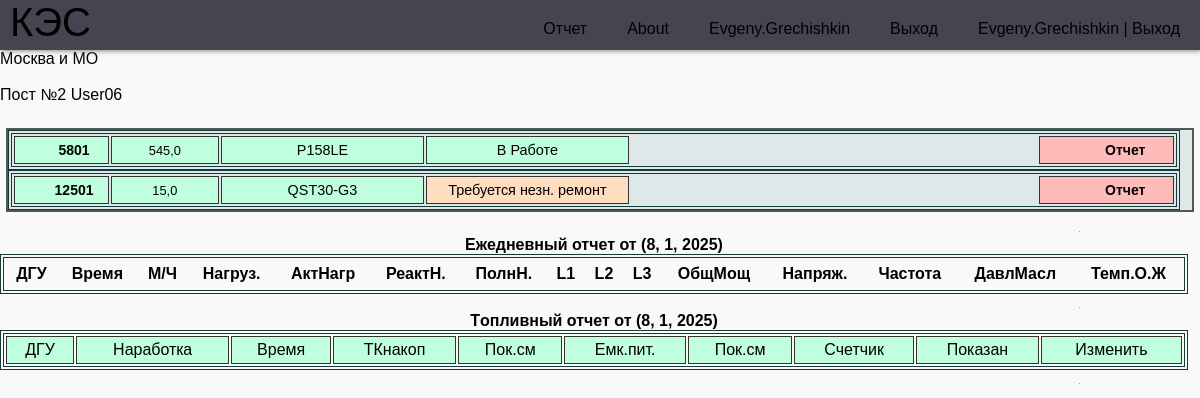
Page /area/5/ (signed in) on the committed database.
### report/models.py (models this page shows, shortened)
class ObjectKES(models.Model):
    name = models.CharField(max_length=30)
    manager = models.ForeignKey(get_user_model(),
                               on_delete=models.SET_NULL,
                               related_name='manager_obj',
                               null=True, default=None)
    public = models.BooleanField(default=False)
    class Meta:
        verbose_name = 'Объект'
        verbose_name_plural = 'Объект'

class Location(models.Model):
    name = models.CharField(max_length=30)
    object_kes = models.ForeignKey(ObjectKES, on_delete=models.SET_NULL, null=True)
    operator = models.ForeignKey(get_user_model(),
                               on_delete=models.SET_NULL,
                               related_name='operator_area',
                               null=True, default=None)
    address = models.CharField(max_length=250, blank=True)
    class Meta:
        verbose_name = 'Участок'
        verbose_name_plural = 'Участок'

class CreateDGU(models.Model):
    name = models.CharField(max_length=30, verbose_name="Номер Дгу")
    hours = models.FloatField(null=True, default=0, verbose_name='МотоЧасы')
    maker_dvs = models.ForeignKey(Maker, on_delete=models.SET_NULL, null=True, blank=True, verbose_name="Производитель")
    long_name = models.CharField(max_length=30, null=True, blank=True, verbose_name="Название Дгу")
    post_name = models.ForeignKey(Post, on_delete=models.SET_NULL, null=True, blank=True, verbose_name="Название поста")
    dvs = models.ForeignKey(DVS, on_delete=models.SET_NULL, null=True, blank=True, verbose_name="ДВС")
    alternator = models.ForeignKey(Alternator, on_delete=models.SET_NULL, null=True, blank=True, verbose_name="Генератор")
    location = models.ForeignKey(Location, on_delete=models.SET_NULL, null=True, blank=True, verbose_name="Обьект")
    work = models.BooleanField(default=False, verbose_name='в Работе')
    status = models.ForeignKey(Status, on_delete=models.SET_NULL, null=True, verbose_name="Состояние")
    emkost_nak = models.ForeignKey(TK, on_delete=models.SET_NULL, default=1,
                                   null=True, blank=True, verbose_name="Номер накопительной емкости")
    emkost_pit = models.ForeignKey(Emkost, on_delete=models.SET_NULL, default=1,
                                   null=True, blank=True, verbose_name="Номер питательной емкости")
    pump_meter = models.ForeignKey(Pump_meter, on_delete=models.SET_NULL, default=1,
                                   null=True, blank=True, verbose_name="Счетчик насоса")
    mercury = models.ForeignKey(Mercury, on_delete=models.SET_NULL, null=True, blank=True, default=1,
                                verbose_name="Счетчик меркурий")
    paralel = models.BooleanField(default=False, verbose_name='Паралель')
    koguch = models.BooleanField(default=False, verbose_name='Кожухное Исполнение')
    weight = models.PositiveIntegerField(null=True, blank=True, default=0, verbose_name='Вес кг')
    lsh = models.CharField(max_length=100, null=True, blank=True, verbose_name="Длинна * Ширина * Высота ")
    title = models.CharField(max_length=250, blank=True, verbose_name='Описание  проблем')
    data_to = models.DateField(blank=True, null=True,  verbose_name='Дата последнего ТО')
    motochas_to = models.PositiveIntegerField(null=True, blank=True,  verbose_name='Моточасы последнего ТО')
    interval_to = models.PositiveIntegerField(null=True, blank=True, default=300, verbose_name='Межсервисный интервал')
    nagruzka = models.BooleanField(default=True, verbose_name='Нагрузка')
    active = models.BooleanField(default=True, verbose_name='Активная Нагрузка')
    reactive = models.BooleanField(default=True, verbose_name='Реактивная Нагрузка')
    full_load = models.BooleanField(default=True, verbose_name='Полная Нагрузка')
    l1 = models.BooleanField(default=True, verbose_name='L1')
    l2 = models.BooleanField(default=True, verbose_name='L2')
    l3 = models.BooleanField(default=True, verbose_name='L3')
    total_power = models.BooleanField(default=True, verbose_name='Общая мощность')
    voltage = models.BooleanField(default=True, verbose_name='Напряжение')
    frequency = models.BooleanField(default=True, verbose_name='Частота')
    dmasla = models.BooleanField(default=True, verbose_name='Давление масла')
    tog = models.BooleanField(default=True, verbose_name='Темп. Охл. Жидкости')
    akb = models.BooleanField(default=True, verbose_name='АКБ')
    primechanie = models.BooleanField(default=True, verbose_name='Примечания')
    tk_nak = models.BooleanField(default=True, verbose_name='ТК')
    emk_pit = models.BooleanField(default=True, verbose_name='Емкость питательная')
    pump_m = models.BooleanField(default=True, verbose_name='Счетчик Насоса')
    mrc = models.BooleanField(default=False, verbose_name='Меркурий')
    class Meta:
        verbose_name = 'ДГУ'
        verbose_name_plural = 'ДГУ'

class DVS(models.Model):
    model_dvs = models.ForeignKey(DVSmodel, on_delete=models.SET_NULL, blank=True, null=True, verbose_name="ДВС")
    sn = models.CharField(max_length=70, blank=True, verbose_name='Серейный номер')
    engine_hours = models.FloatField(default=0, null=True, verbose_name="Моточасы")
    title = models.CharField(max_length=250, blank=True, verbose_name='Описание')
    class Meta:
        verbose_name = 'ДВС'
        verbose_name_plural = 'ДВС'

class DVSmodel(models.Model):
    model_dvs = models.CharField(blank=True, max_length=30, verbose_name='Модель ДВС')
    maker_dvs = models.ForeignKey(Maker, on_delete=models.SET_NULL, null=True, verbose_name="Производитель")
    power = models.IntegerField(blank=True, verbose_name="Мощьность ДВС")
    cylinders = models.IntegerField(blank=True, verbose_name="Количество цилиндров")
    volume = models.DecimalField(blank=True, null=True, max_digits=5, decimal_places=2,  verbose_name="Объем ДВС")
    weight = models.PositiveIntegerField(null=True, blank=True, default=0, verbose_name='Вес кг')
    title = models.CharField(max_length=250, blank=True, verbose_name='Описание')
    class Meta:
        verbose_name = 'Модель ДВС'
        verbose_name_plural = 'Модель ДВС'

### report/views.py (the view)
# urls.py: path("area/<int:id>/", area, name='area'),
@login_required
def area(request, id):
    y, m, d = (int(i) for i in date.today().isoformat().split("-"))
    dgus = CreateDGU.objects.filter(location=id)
    location = Location.objects.get(id=id)
    object_kes = Location.objects.get(id=id).object_kes.name
    report = ReportDGU.objects.filter(time_create__date=date(y, m, d), dgu__location__id=id)
    rpt = set(i.dgu.name for i in report)
    return render(request, "area.html",
                  {'dgus': dgus, 'location': location, 'object_kes': object_kes,
                   'report': report, 'rpt': rpt, 'dmy': (d, m, y)})

### report/templates/area.html (shortened to what this page needs)
{% extends 'base.html' %}
{% load static %}
{% block css %}
    <link rel="stylesheet" href="{% static 'style/style.css' %}">
    <link rel="stylesheet" href="{% static 'style/style_area.css' %}">
{% endblock css %}
{% block content %}
<main>
    <p>{{ object_kes }}</p> <br>
    <p>{{ location.name }} {{ location.operator }}</p> <br>
        <div class="blok_1  inline">
            {% for dgu in dgus %}
                <table>
                    <tr>
                        {% if dgu.status.id == 2 %}
                            <td class="st1 dgu_status_avar"><a href="{% url 'dgu' dgu.id %}" >{{dgu.name}}</a></td>
                            <td class="st5 dgu_status_avar">{{dgu.dvs.engine_hours}}</td>
                            <td class="st2 dgu_status_avar">{{dgu.dvs.model_dvs.model_dvs}}</td>
                            <td class="st3 dgu_status_avar">Аварийная остановка</td>
                            <td class="st6 dgu_status_avar">{{dgu.title}}</td>
                            <td class="st4 dgu_status_avar"><a href="../../create_report/{{dgu.id}}">Ремонт</a></td>
                        {% elif dgu.work %}
                            <td class="st1 dgu_status_rab" ><a href="{% url 'dgu' dgu.id %}" >{{dgu.name}}</a></td>
                            <td class="st5 dgu_status_rab">{{dgu.dvs.engine_hours}}</td>
                            <td class="st2 dgu_status_rab">{{dgu.dvs.model_dvs.model_dvs}}</td>
                                {% if dgu.status.id == 4 %}
                                    <td class="st3 dgu_status_rem">Требуется незн. ремонт</td>
                                {% elif dgu.status.id == 5 %}
                                    <td class="st3 dgu_status_avar">Требуется ТО</td>
                                {% else %}
                                    <td class="st3 dgu_status_rab">В Работе</td>
                                {% endif %}
                            <td class="st6 dgu_status_rab">{{dgu.title}}</td>
                            {% if dgu.name in rpt %}
                            <td class="st4 dgu_status_rab"><a href="../../create_report/{{dgu.id}}">Отчет</a></td>
                            {% else %}
                            <td class="st4 dgu_status_avar"><a href="../../create_report/{{dgu.id}}">Отчет</a></td>
                            {% endif %}
                        {% endif %}
                    </tr></table>
                {% endfor %}
            </div>
<table>
    <caption><b>Ежедневный отчет от {{ dmy }}</b></caption>
    <thead>
        <tr>
            <th class="stl_01" >ДГУ</th>
            <th class="stl_01" >Время</th>
            <th class="stl_1" >М/Ч</th>
            <th class="stl_3" >Нагруз.</th>
            <th class="stl_4" >АктНагр</th>
            <th class="stl_5" >РеактН.</th>
            <th class="stl_6" >ПолнН.</th>
            <th class="stl_7" >L1</th>
            <th class="stl_8" >L2</th>
            <th class="stl_9" >L3</th>
            <th class="stl_10" >ОбщМощ</th>
            <th class="stl_11" >Напряж.</th>
            <th class="stl_12" >Частота</th>
            <th class="stl_13" >ДавлМасл</th>
            <th class="stl_13" >Темп.О.Ж</th>
        </tr>
    </thead>
</table>
<table>
    <caption><b>Tопливный отчет от {{ dmy }}</b></caption>
        <tr>
            <td class="stl_01" >ДГУ</td>
            <td class="stl_14" >Наработкa</td>
            <td class="stl_02" >Время</td>
            <td class="stl_15" >ТКнакоп</td>
            <td class="stl_16" >Пок.см</td>
            <td class="stl_17" >Емк.пит.</td>
            <td class="stl_18" >Пок.см</td>
            <td class="stl_19" >Счетчик</td>
            <td class="stl_20" >Показан</td>
            <td class="stl_21" >Изменить</td>
        </tr>
</table>
</main>
{% endblock content %}

### report/templates/base.html (shortened to what this page needs)
<!DOCTYPE html>
{% load static %}
<html lang="ru">
<head>
    {% block css %}{% endblock css %}
</head>
<body>
    <header class="header">
         <a href="{%url 'index'%}" class="logo">КЭС</a>
        <nav class="nav">
            <ul class="menu">
                {% if user.is_authenticated %}
                <li><a href="{%url 'create_dgu'%}">Отчет</a></li>
                <li><a href="#">About</a></li>
                <li><a href="admin/">{{user.username}}</a></li>
                <li><a href="{%url 'users:logout'%}">Выход</a></li>
                <li><a href="{%url 'users:logout'%}">{{user.username}} | Выход</a></li>
                {% else %}
                <li><a href="{%url 'users:login'%}">Авторизация</a></li>
                {% endif %}
            </ul>
        </nav>
    </header>
    {% block content %}{% endblock content %}
</body>
</html>

### report/static/style/style.css (style rules this page uses)
:root { --white: #f9f9f9; --black: #464451; --grey: #85888C; }
* { margin: 0; padding: 0; box-sizing: border-box; }
body { background-color: var(--white); font-family: "Poppins", sans-serif; }
a { text-decoration: none; }
ul { list-style: none; }
.header { background-color: var(--black); box-shadow: 1px 1px 5px 0px var(--grey); position: sticky; top: 0; width: 100%; height: 50px; }
.logo { display: inline-block; color: var(--white); font-size: 40px; margin-left: 10px; }
.nav { width: 100%; height: 100%; position: fixed; background-color: var(--black); overflow: hidden; }
.menu a { display: block; padding: 20px; color: var(--white); }
.nav { max-height: 0; transition: max-height .5s ease-out; }
td, th { margin: 5px; padding: 5px; }
@media (min-width: 768px) { .nav { max-height: 70px; top: 0; position: relative; float: right; width: fit-content; background-color: transparent; } }
@media (min-width: 768px) { .menu li { float: left; } }

### report/static/style/style_area.css (style rules this page uses)
a { color: #000; }
.inline { width: 99%; margin: 6px; float: left; }
.blok_1 { width: 99%; background-color: #DEE8E8; text-align: center; border: 2px solid rgb(81, 90, 81); }
.blok_1 a { color: #000; font-size: 14px; font-weight: bold; text-decoration: none; margin-left: 30%; }
table { border: 4px double #123838; width: 99%; text-align: center; }
td { background: #BFFFDD; border: 1px solid #333; empty-cells: hide; padding: 4px; }
.dgu_status_rab { background: #BFFFDD; }
.dgu_status_avar { background: #FFBABA; }
.dgu_status_rem { background: #FFDDBF; }
.st1 { width: 7%; }
.st2 { width: 15%; font-size: 90%; }
.st3 { width:15%; font-size: 90%; }
.st4 { width: 10%; font-size: 90%; }
.st5 { width: 8%; font-size: 80%; }
.st6 { width: 30%; font-size: 80%; }
a:-webkit-any-link { color: #000; }

### rows in the picture
ObjectKES: name "Москва и МО"
Location: name "Пост №2", operator "User06"
CreateDGU: name "5801", dvs.engine_hours "545,0", dvs.model_dvs.model_dvs "Р158LE", shows "В Работе"
CreateDGU: name "12501", dvs.engine_hours "15,0", dvs.model_dvs.model_dvs "QST30-G3", shows "Требуется незн. ремонт"

### other values in the picture
{{ user.username }} "Evgeny.Grechishkin"
{{ dmy }} "(8, 1, 2025)"
